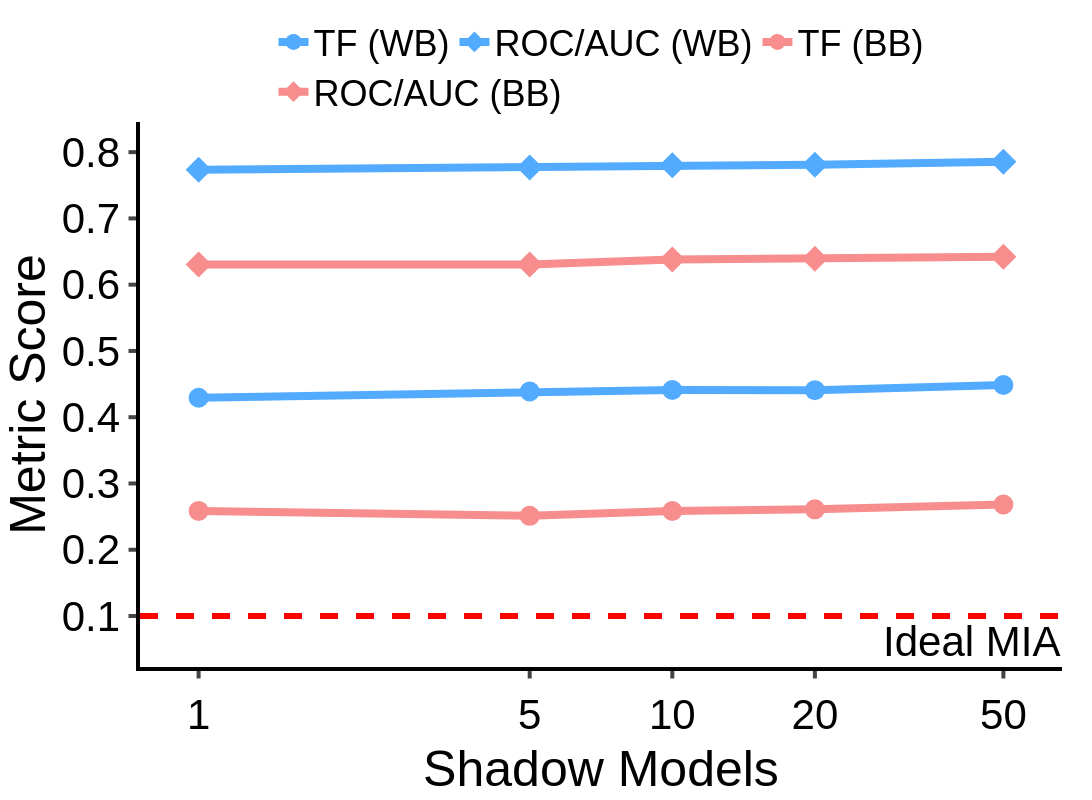

The code cell stored with this chart in its notebook:
### Code cell
df = {"Shadow Models": shadow_models, "TF (WB)": shadow_models_wb, "TF (BB)": shadow_models_bb, "ROC/AUC (WB)": shadow_models_wb_roc, "ROC/AUC (BB)": shadow_models_bb_roc}

fig = px.line(
    data_frame=df,
    x="Shadow Models",
    y=["TF (WB)", "ROC/AUC (WB)",  "TF (BB)", "ROC/AUC (BB)"],
    markers=True,
)
fig.data[0].line.color = "#53abff"
fig.data[1].line.color = "#53abff"
fig.data[1].marker.symbol="diamond"
fig.data[2].line.color = "#f78d8d"
fig.data[3].line.color = "#f78d8d"
fig.data[3].marker.symbol="diamond"
fig.add_hline(y=0.1, line_dash="dash", line_color="red", annotation_text="Ideal MIA", annotation_position="bottom right", line_width=6)
fig.update_layout(
    xaxis=dict(
        tickmode='array',
        tickvals=shadow_models,
    ),
)
fig.update_xaxes(
    type="log", ticks="outside", tickwidth=4, ticklen=7.5, linewidth=4, linecolor="black", tickangle=0, title_font_family="Helvetica", tickfont_family="Helvetica", tickfont_size=FONT_SIZE+10,
)
fig.update_yaxes(
    ticks="outside", tickwidth=4, ticklen=7.5, linewidth=4, linecolor="black", title = "Metric Score", tickangle=0, title_font_family="Helvetica", tickfont_family="Helvetica", tickfont_size=FONT_SIZE+10,
)
fig.update_traces(marker=dict(size=20), line=dict(width=8))

customize_figure_layout(fig)
save_and_display_figure(fig, "berka_tf_dcr_shadow_models", plots_dir)

### Figure 1 — Plotly figure (JSON) as saved in the notebook; plotly's stock layout.template omitted (floating-point values rounded to 4 significant figures)
{"data": [{"hovertemplate": "variable=TF (WB)<br>Shadow Models=%{x}<br>value=%{y}<extra></extra>", "legendgroup": "TF (WB)", "line": {"color": "#53abff", "dash": "solid", "width": 8}, "marker": {"size": 20, "symbol": "circle"}, "mode": "lines+markers", "name": "TF (WB)", "orientation": "v", "showlegend": true, "type": "scatter", "x": [1, 5, 10, 20, 50], "xaxis": "x", "y": [0.4294, 0.4388, 0.441, 0.4408, 0.4486], "yaxis": "y"}, {"hovertemplate": "variable=ROC/AUC (WB)<br>Shadow Models=%{x}<br>value=%{y}<extra></extra>", "legendgroup": "ROC/AUC (WB)", "line": {"color": "#53abff", "dash": "solid", "width": 8}, "marker": {"size": 20, "symbol": "diamond"}, "mode": "lines+markers", "name": "ROC/AUC (WB)", "orientation": "v", "showlegend": true, "type": "scatter", "x": [1, 5, 10, 20, 50], "xaxis": "x", "y": [0.7735, 0.7769, 0.7804, 0.781, 0.7855], "yaxis": "y"}, {"hovertemplate": "variable=TF (BB)<br>Shadow Models=%{x}<br>value=%{y}<extra></extra>", "legendgroup": "TF (BB)", "line": {"color": "#f78d8d", "dash": "solid", "width": 8}, "marker": {"size": 20, "symbol": "circle"}, "mode": "lines+markers", "name": "TF (BB)", "orientation": "v", "showlegend": true, "type": "scatter", "x": [1, 5, 10, 20, 50], "xaxis": "x", "y": [0.2586, 0.2512, 0.2584, 0.261, 0.2682], "yaxis": "y"}, {"hovertemplate": "variable=ROC/AUC (BB)<br>Shadow Models=%{x}<br>value=%{y}<extra></extra>", "legendgroup": "ROC/AUC (BB)", "line": {"color": "#f78d8d", "dash": "solid", "width": 8}, "marker": {"size": 20, "symbol": "diamond"}, "mode": "lines+markers", "name": "ROC/AUC (BB)", "orientation": "v", "showlegend": true, "type": "scatter", "x": [1, 5, 10, 20, 50], "xaxis": "x", "y": [0.6303, 0.6305, 0.638, 0.6393, 0.6421], "yaxis": "y"}], "layout": {"annotations": [{"showarrow": false, "text": "Ideal MIA", "x": 1, "xanchor": "right", "xref": "x domain", "y": 0.1, "yanchor": "top", "yref": "y"}], "font": {"color": "black", "family": "Helvetica", "size": 42}, "height": 800, "legend": {"font": {"size": 36}, "orientation": "h", "title": {"font": {"family": "Helvetica"}, "text": ""}, "tracegroupgap": 0, "valign": "top", "x": 0.5, "xanchor": "center", "y": 1, "yanchor": "bottom"}, "margin": {"b": 25, "l": 30, "r": 30, "t": 75}, "plot_bgcolor": "white", "shapes": [{"line": {"color": "red", "dash": "dash", "width": 6}, "type": "line", "x0": 0, "x1": 1, "xref": "x domain", "y0": 0.1, "y1": 0.1, "yref": "y"}], "title": {"font": {"family": "Helvetica"}, "x": 0.5, "y": 0.975}, "width": 1100, "xaxis": {"anchor": "y", "domain": [0, 1], "linecolor": "black", "linewidth": 4, "tickangle": 0, "tickfont": {"family": "Helvetica", "size": 42}, "ticklen": 7.5, "tickmode": "array", "ticks": "outside", "tickvals": [1, 5, 10, 20, 50], "tickwidth": 4, "title": {"font": {"family": "Helvetica"}, "text": "Shadow Models"}, "type": "log"}, "yaxis": {"anchor": "x", "domain": [0, 1], "linecolor": "black", "linewidth": 4, "tickangle": 0, "tickfont": {"family": "Helvetica", "size": 42}, "ticklen": 7.5, "ticks": "outside", "tickwidth": 4, "title": {"font": {"family": "Helvetica"}, "text": "Metric Score"}}}}
